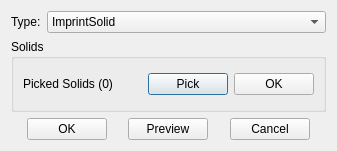
<?xml version="1.0" encoding="UTF-8"?>
<ui version="4.0">
 <class>ImprintSolidDialog</class>
 <widget class="QDialog" name="ImprintSolidDialog">
  <property name="geometry">
   <rect>
    <x>0</x>
    <y>0</y>
    <width>337</width>
    <height>151</height>
   </rect>
  </property>
  <property name="windowTitle">
   <string>Imprint Solid</string>
  </property>
  <layout class="QGridLayout" name="gridLayout">
   <item row="0" column="0">
    <widget class="QWidget" name="widget_2" native="true">
     <property name="sizePolicy">
      <sizepolicy hsizetype="Preferred" vsizetype="Fixed">
       <horstretch>0</horstretch>
       <verstretch>0</verstretch>
      </sizepolicy>
     </property>
     <layout class="QGridLayout" name="gridLayout_2">
      <property name="leftMargin">
       <number>0</number>
      </property>
      <property name="topMargin">
       <number>0</number>
      </property>
      <property name="rightMargin">
       <number>0</number>
      </property>
      <property name="bottomMargin">
       <number>0</number>
      </property>
      <item row="0" column="0">
       <widget class="QLabel" name="label">
        <property name="sizePolicy">
         <sizepolicy hsizetype="Fixed" vsizetype="Preferred">
          <horstretch>0</horstretch>
          <verstretch>0</verstretch>
         </sizepolicy>
        </property>
        <property name="text">
         <string>Type:</string>
        </property>
       </widget>
      </item>
      <item row="0" column="1">
       <widget class="QComboBox" name="cmbType">
        <property name="currentIndex">
         <number>0</number>
        </property>
        <item>
         <property name="text">
          <string>ImprintSolid</string>
         </property>
        </item>
       </widget>
      </item>
     </layout>
    </widget>
   </item>
   <item row="1" column="0">
    <widget class="QStackedWidget" name="stackedWidget_Solid">
     <property name="currentIndex">
      <number>0</number>
     </property>
     <widget class="QWidget" name="pageChamfer_2">
      <layout class="QGridLayout" name="gridLayout_17">
       <property name="leftMargin">
        <number>0</number>
       </property>
       <property name="topMargin">
        <number>0</number>
       </property>
       <property name="rightMargin">
        <number>0</number>
       </property>
       <property name="bottomMargin">
        <number>0</number>
       </property>
       <item row="0" column="0">
        <widget class="QGroupBox" name="groupBoxEdges_2">
         <property name="title">
          <string>Solids</string>
         </property>
         <layout class="QGridLayout" name="gridLayout_5" columnstretch="1,0,0">
          <item row="0" column="0">
           <widget class="QLabel" name="labelEdges_Solid">
            <property name="text">
             <string>Picked Solids (0)</string>
            </property>
           </widget>
          </item>
          <item row="0" column="1">
           <widget class="QPushButton" name="btnSelect_Solid">
            <property name="text">
             <string>Pick</string>
            </property>
           </widget>
          </item>
          <item row="0" column="2">
           <widget class="QPushButton" name="btnSelectOK_Solid">
            <property name="text">
             <string>OK</string>
            </property>
           </widget>
          </item>
         </layout>
        </widget>
       </item>
      </layout>
     </widget>
    </widget>
   </item>
   <item row="2" column="0">
    <widget class="QWidget" name="widget" native="true">
     <property name="sizePolicy">
      <sizepolicy hsizetype="Preferred" vsizetype="Fixed">
       <horstretch>0</horstretch>
       <verstretch>0</verstretch>
      </sizepolicy>
     </property>
     <layout class="QGridLayout" name="gridLayout_3">
      <property name="leftMargin">
       <number>0</number>
      </property>
      <property name="topMargin">
       <number>0</number>
      </property>
      <property name="rightMargin">
       <number>0</number>
      </property>
      <property name="bottomMargin">
       <number>0</number>
      </property>
      <item row="0" column="4">
       <spacer name="horizontalSpacer_3">
        <property name="orientation">
         <enum>Qt::Horizontal</enum>
        </property>
        <property name="sizeHint" stdset="0">
         <size>
          <width>40</width>
          <height>20</height>
         </size>
        </property>
       </spacer>
      </item>
      <item row="0" column="1">
       <widget class="QPushButton" name="btnOK">
        <property name="text">
         <string>OK</string>
        </property>
       </widget>
      </item>
      <item row="0" column="3">
       <widget class="QPushButton" name="btnApply">
        <property name="text">
         <string>Preview</string>
        </property>
       </widget>
      </item>
      <item row="0" column="5">
       <widget class="QPushButton" name="btnCancel">
        <property name="text">
         <string>Cancel</string>
        </property>
       </widget>
      </item>
      <item row="0" column="2">
       <spacer name="horizontalSpacer_2">
        <property name="orientation">
         <enum>Qt::Horizontal</enum>
        </property>
        <property name="sizeHint" stdset="0">
         <size>
          <width>40</width>
          <height>20</height>
         </size>
        </property>
       </spacer>
      </item>
      <item row="0" column="0">
       <spacer name="horizontalSpacer">
        <property name="orientation">
         <enum>Qt::Horizontal</enum>
        </property>
        <property name="sizeHint" stdset="0">
         <size>
          <width>40</width>
          <height>20</height>
         </size>
        </property>
       </spacer>
      </item>
      <item row="0" column="6">
       <spacer name="horizontalSpacer_4">
        <property name="orientation">
         <enum>Qt::Horizontal</enum>
        </property>
        <property name="sizeHint" stdset="0">
         <size>
          <width>40</width>
          <height>20</height>
         </size>
        </property>
       </spacer>
      </item>
     </layout>
    </widget>
   </item>
  </layout>
 </widget>
 <resources/>
 <connections/>
</ui>
